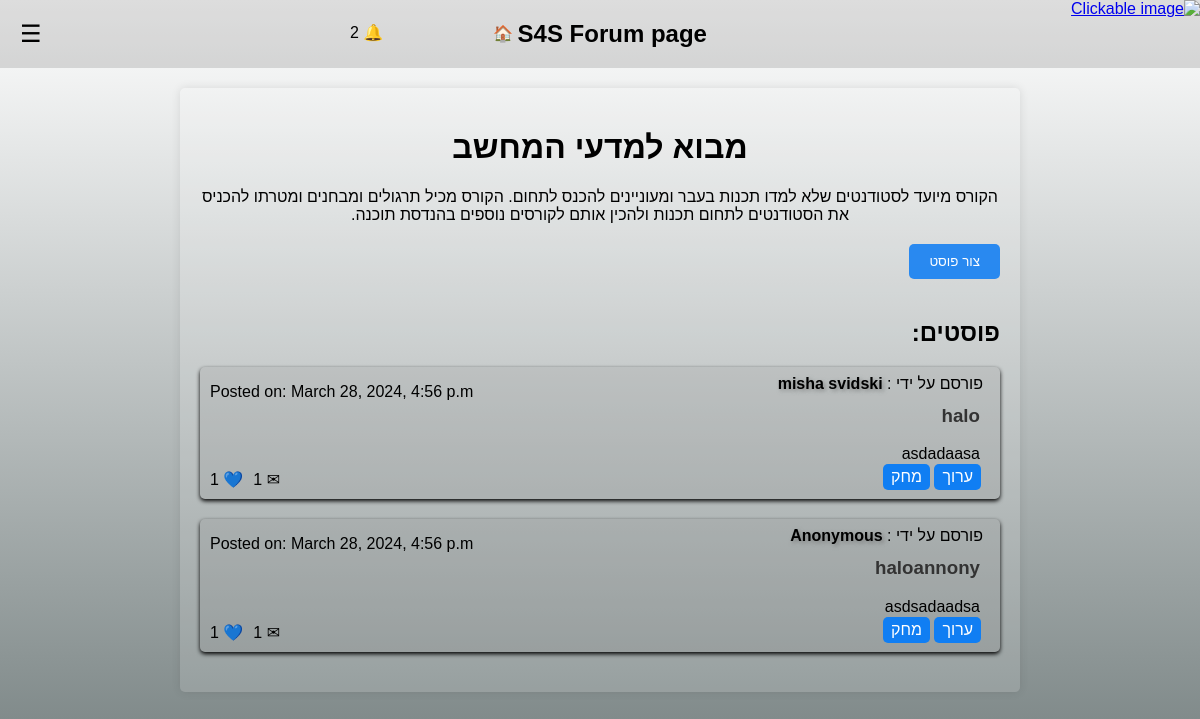
The page /blog/1/ (signed in) on the database as committed earlier.
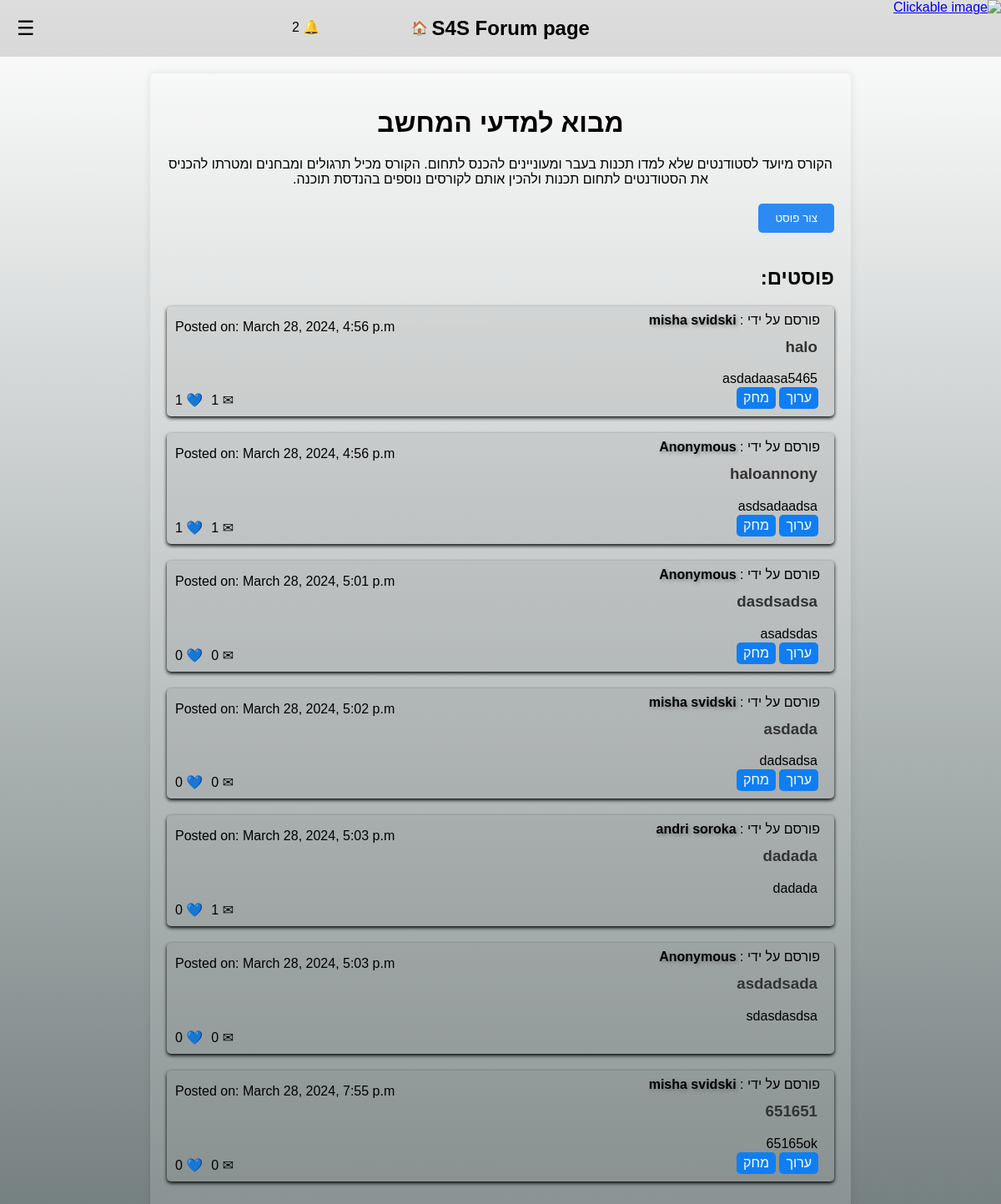
The same page on the database as committed later.
### S4S/models.py (models this page shows, shortened)
class Post2(models.Model):
    title = models.CharField(max_length=100)
    user_name = models.CharField(default="none", max_length=100)
    user_email = models.EmailField(null=True)
    content = models.TextField()
    date_posted = models.DateTimeField(default=timezone.now)
    blog = models.ForeignKey('Blog', on_delete=models.CASCADE, null=True)
    candidate = models.ForeignKey('Candidate', on_delete=models.CASCADE, null=True, blank=True)
    student = models.ForeignKey('Student', on_delete=models.CASCADE, null=True, blank=True)
    graduate = models.ForeignKey('Graduate', on_delete=models.CASCADE, null=True, blank=True)
    admin = models.ForeignKey('Admin', on_delete=models.CASCADE, null=True, blank=True)
    comment_count = models.IntegerField(default=0)
    likes_count = models.IntegerField(default=0)

### S4S/blogim.py (the view)
# urls.py: path('blog/<int:blog_id>/', blogim.blog_detail, name='blog_detail'),
def blog_detail(request, blog_id):
    blog = Blog.objects.get(pk=blog_id)
    posts2 = Post2.objects.filter(blog=blog)
    current_user = None
    user_type = None
    if 'user_id' in request.session and 'user_type' in request.session:
        user_id = request.session['user_id']
        user_type = request.session['user_type']
        if user_type == 'candidate':
            user = Candidate.objects.get(id=user_id)
        elif user_type == 'student':
            user = Student.objects.get(id=user_id)
        elif user_type == 'graduate':
            user = Graduate.objects.get(id=user_id)
        elif user_type == 'admin':  # Check if the user is an Admin
            user = Admin.objects.get(id=user_id)
        current_user = user.first_name + ' ' + user.last_name
        email = user.email
    return render(request, 'blog.detail.html', {'blog': blog, 'posts2': posts2, 'current_user': current_user, 'user_type': user_type,'email': email})

### templates/blog.detail.html (shortened to what this page needs)
<!DOCTYPE html>
<html lang="en">
<head>
</head>
<body>
<header>
    <div class="menu-icon" onclick="toggleSidebar(event)">☰</div>
    <a href="/" style="text-decoration: none; color: inherit;"><h2>S4S Forum page</h2></a>
     <a href="/" style="text-decoration: none; color: inherit;">&nbsp;🏠</a>
     <div id="notification-container">
    <span>&#x1F514;</span>
    <span id="notification-counter"></span>
</div>
</header>
    <div class="container">
        <div class="header">
            <h1>{{ blog.title }}</h1>
            <p>{{ blog.description }}</p>
        </div>
        <button class="create-post-button" onclick="toggleCreatePostForm()">צור פוסט</button>
        <a href="{% url '' %}" class="top-left">
            <img src="https://i.imgur.com/YAy1rDP.png" alt="Clickable image" width="250" height="75" class="invert-color">
        </a>
        <div class="posts">
            <h2>פוסטים:</h2>
            {% for post2 in posts2 %}
                <div class="post">
                    <a href="{% url 'post_detail' post2.id %}" style="text-decoration: none; color: inherit;">
                        <div class="post-info">
                          <span class="post-author"> פורסם על ידי : <span class="author-name">{{ post2.user_name }}</span><br></span>
                        </div>
                        <div class="post-details">
                           {% load tz %}
                        <p>Posted on: {{ post2.date_posted|timezone:"Asia/Jerusalem"|date:"F j, Y, P"|slice:":-1" }}</p>
                        </div>
                        <br>
                        <h3>{{ post2.title }}</h3>
                        <p>{{ post2.content }}</p>
     <div class="post-interactions" style="position: absolute; bottom: 10px; left: 10px; display: flex; flex-direction: row;">
    <span class="comment-count">&#9993; {{ post2.comment_count }}</span>
    <span class="like-count">💙 {{post2.likes_count }}</span>
</div>
{% if post2.user_email == email or user_type == 'admin' %}
    <div class="post-actions">
        <form action="{% url 'edit_post' post2.id %}" method="get" style="display: inline;">
            <button type="submit" class="edit-button">ערוך</button>
        </form>
        <form method="post" action="{% url 'delete_post' post2.id %}" style="display: inline;">
            <button type="submit" class="delete-button">מחק</button>
        </form>
    </div>
{% endif %}
                    </a>
                </div>
            {% endfor %}
        </div>
    </div>
</body>
</html>

Rows that differ between the two databases and show on the page:
changed Post2 "halo": content "asdadaasa" → "asdadaasa5465"
added Post2: user_name "Anonymous", date_posted "March 28, 2024, 5:01 p.m", title "dasdsadsa", content "asadsdas", comment_count "0", likes_count "0", shows "ערוך"
added Post2: user_name "misha svidski", date_posted "March 28, 2024, 5:02 p.m", title "asdada", content "dadsadsa", comment_count "0", likes_count "0", shows "ערוך"
added Post2: user_name "andri soroka", date_posted "March 28, 2024, 5:03 p.m", title "dadada", content "dadada", comment_count "1", likes_count "0"
added Post2: user_name "Anonymous", date_posted "March 28, 2024, 5:03 p.m", title "asdadsada", content "sdasdasdsa", comment_count "0", likes_count "0"
added Post2: user_name "misha svidski", date_posted "March 28, 2024, 7:55 p.m", title "651651", content "65165ok", comment_count "0", likes_count "0", shows "ערוך"
